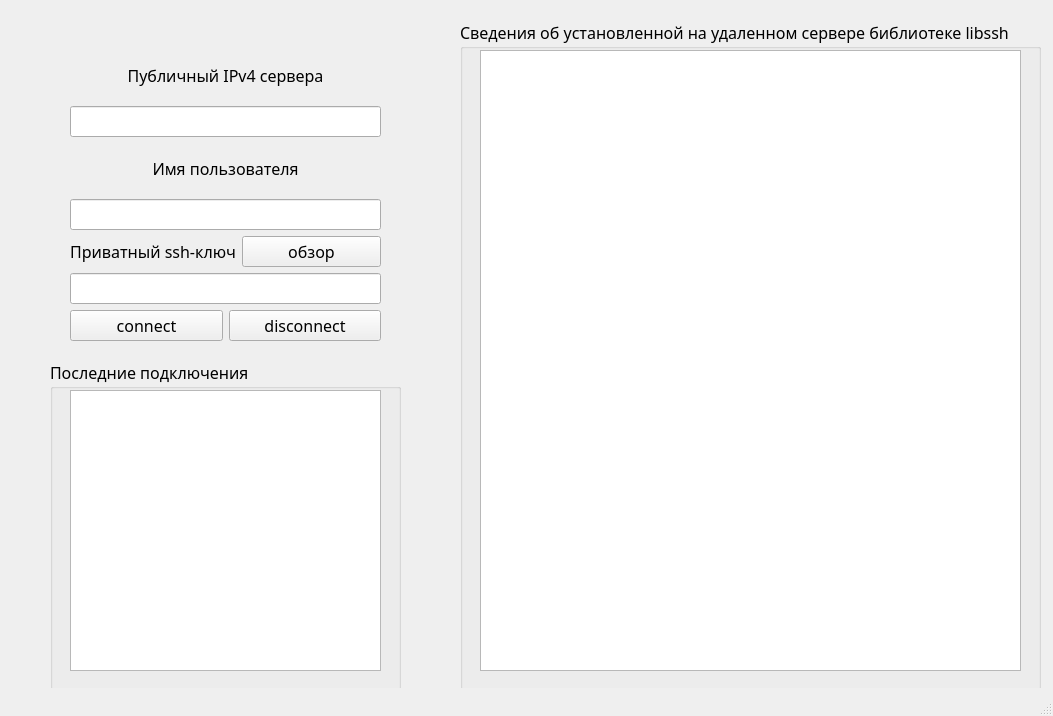
<?xml version="1.0" encoding="UTF-8"?>
<ui version="4.0">
 <class>MainWindow</class>
 <widget class="QMainWindow" name="MainWindow">
  <property name="geometry">
   <rect>
    <x>0</x>
    <y>0</y>
    <width>1053</width>
    <height>716</height>
   </rect>
  </property>
  <property name="font">
   <font>
    <family>Bahnschrift</family>
    <pointsize>12</pointsize>
   </font>
  </property>
  <property name="windowTitle">
   <string>MainWindow</string>
  </property>
  <widget class="QWidget" name="centralwidget">
   <widget class="QGroupBox" name="groupBox">
    <property name="geometry">
     <rect>
      <x>460</x>
      <y>20</y>
      <width>581</width>
      <height>671</height>
     </rect>
    </property>
    <property name="title">
     <string>Сведения об установленной на удаленном сервере библиотеке libssh</string>
    </property>
    <widget class="QTextBrowser" name="commandOutputTextBrowser">
     <property name="geometry">
      <rect>
       <x>20</x>
       <y>30</y>
       <width>541</width>
       <height>621</height>
      </rect>
     </property>
    </widget>
   </widget>
   <widget class="QGroupBox" name="groupBox_2">
    <property name="geometry">
     <rect>
      <x>50</x>
      <y>360</y>
      <width>351</width>
      <height>331</height>
     </rect>
    </property>
    <property name="title">
     <string>Последние подключения</string>
    </property>
    <widget class="QListWidget" name="historyListWidget">
     <property name="geometry">
      <rect>
       <x>20</x>
       <y>30</y>
       <width>311</width>
       <height>281</height>
      </rect>
     </property>
    </widget>
   </widget>
   <widget class="QWidget" name="">
    <property name="geometry">
     <rect>
      <x>70</x>
      <y>50</y>
      <width>311</width>
      <height>291</height>
     </rect>
    </property>
    <layout class="QVBoxLayout" name="verticalLayout">
     <item>
      <widget class="QLabel" name="serverIpLabel">
       <property name="text">
        <string>Публичный IPv4 сервера</string>
       </property>
       <property name="alignment">
        <set>Qt::AlignCenter</set>
       </property>
      </widget>
     </item>
     <item>
      <widget class="QLineEdit" name="serverIpLineEdit"/>
     </item>
     <item>
      <widget class="QLabel" name="usernameLabel">
       <property name="text">
        <string>Имя пользователя</string>
       </property>
       <property name="alignment">
        <set>Qt::AlignCenter</set>
       </property>
      </widget>
     </item>
     <item>
      <widget class="QLineEdit" name="usernameLineEdit"/>
     </item>
     <item>
      <layout class="QHBoxLayout" name="horizontalLayout">
       <item>
        <widget class="QLabel" name="privateSSHKeyPathLlabel">
         <property name="text">
          <string>Приватный ssh-ключ</string>
         </property>
         <property name="alignment">
          <set>Qt::AlignCenter</set>
         </property>
        </widget>
       </item>
       <item>
        <widget class="QPushButton" name="browsePushButton">
         <property name="text">
          <string>обзор</string>
         </property>
        </widget>
       </item>
      </layout>
     </item>
     <item>
      <widget class="QLineEdit" name="privateSSHKeyPathLineEdit"/>
     </item>
     <item>
      <layout class="QHBoxLayout" name="horizontalLayout_2">
       <item>
        <widget class="QPushButton" name="connectPushButton">
         <property name="text">
          <string>connect</string>
         </property>
        </widget>
       </item>
       <item>
        <widget class="QPushButton" name="disconnectPushButton">
         <property name="text">
          <string>disconnect</string>
         </property>
        </widget>
       </item>
      </layout>
     </item>
    </layout>
   </widget>
  </widget>
  <widget class="QStatusBar" name="statusbar"/>
 </widget>
 <resources/>
 <connections/>
</ui>
